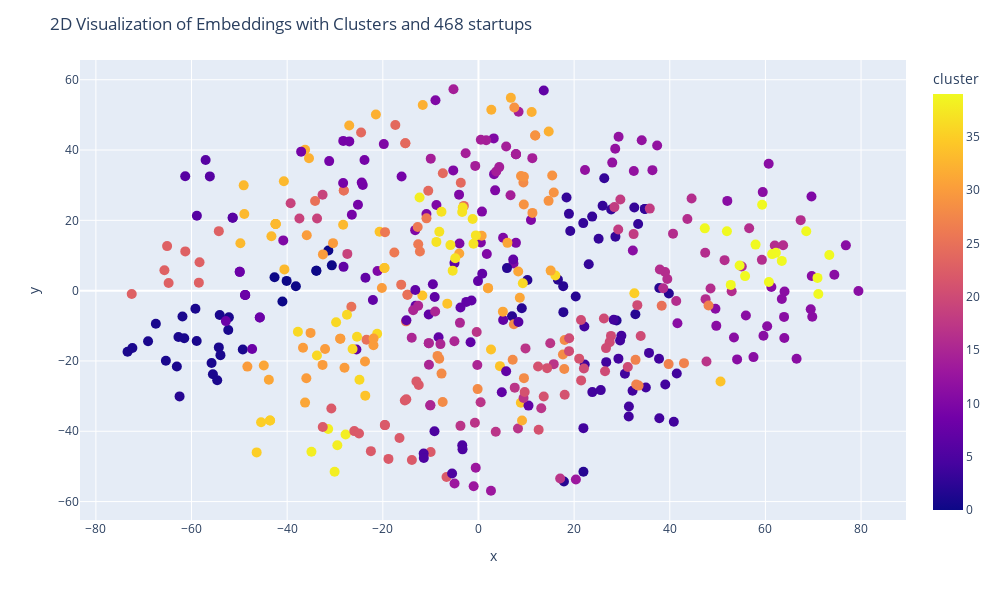
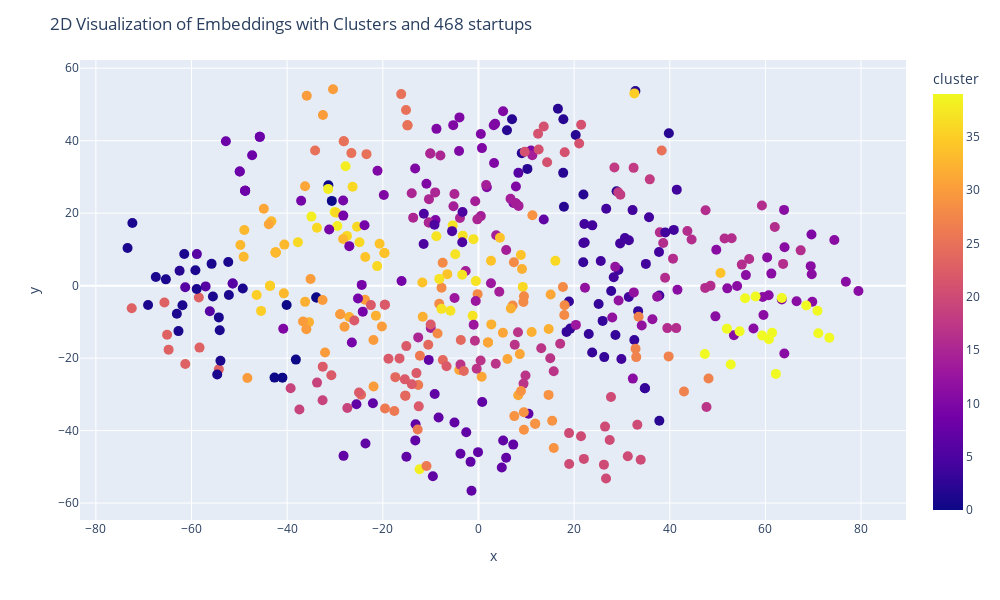
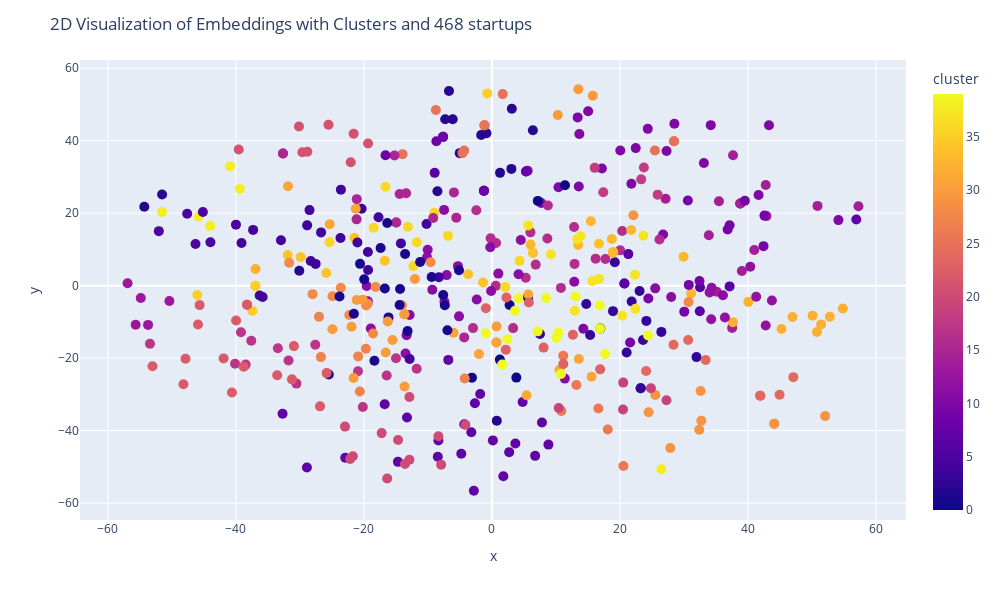

The notebook cell these images were saved under, in order:
### Code cell
embeddings = np.vstack(sample_df['openai_embedding_industry'].values)

# Apply t-SNE to the embeddings with 3 components for 3D visualization
tsne = TSNE(n_components=3, perplexity=30, n_iter=1000)
tsne_results = tsne.fit_transform(embeddings)

# Prepare DataFrame for Plotly
plot_df = pd.DataFrame(tsne_results[:, [0,1]], columns=['x', 'y'])
plot_df['cluster'] =sample_df["cluster_label"]
plot_df['generated_cluster_label'] = sample_df["Industry Cluster"] #+ " XX " + sample_df['Tasks/Jobs']
# Plot using Plotly with clusters
fig = px.scatter(plot_df, x='x', y='y',
                 color='cluster',
                 hover_data=['generated_cluster_label'])
fig.update_traces(marker_size=10)
fig.update_layout(
    title=f"2D Visualization of Embeddings with Clusters and {len(sample_df)} startups", 
    hovermode='closest',
    width=1000,  # Set the width of the figure
    height=600  # Set the height of the figure
)
fig.show()


# Prepare DataFrame for Plotly
plot_df = pd.DataFrame(tsne_results[:, [0,2]], columns=['x', 'y'])
plot_df['cluster'] =sample_df["cluster_label"]
plot_df['generated_cluster_label'] = sample_df["Industry Cluster"] #+ " XX " + sample_df['Tasks/Jobs']
# Plot using Plotly with clusters
fig = px.scatter(plot_df, x='x', y='y',
                 color='cluster',
                 hover_data=['generated_cluster_label'])
fig.update_traces(marker_size=10)
fig.update_layout(
    title=f"2D Visualization of Embeddings with Clusters and {len(sample_df)} startups", 
    hovermode='closest',
    width=1000,  # Set the width of the figure
    height=600  # Set the height of the figure
)
fig.show()


# Prepare DataFrame for Plotly
plot_df = pd.DataFrame(tsne_results[:, [1,2]], columns=['x', 'y'])
plot_df['cluster'] =sample_df["cluster_label"]
plot_df['generated_cluster_label'] = sample_df["Industry Cluster"] #+ " XX " + sample_df['Tasks/Jobs']
# Plot using Plotly with clusters
fig = px.scatter(plot_df, x='x', y='y',
                 color='cluster',
                 hover_data=['generated_cluster_label'])
fig.update_traces(marker_size=10)
fig.update_layout(
    title=f"2D Visualization of Embeddings with Clusters and {len(sample_df)} startups", 
    hovermode='closest',
    width=1000,  # Set the width of the figure
    height=600  # Set the height of the figure
)
fig.show()

### Figure 1 — Plotly figure (JSON) as saved in the notebook; plotly's stock layout.template omitted (floating-point values rounded to 4 significant figures; data arrays with more than 128 entries replaced by an {"elided": "..."} marker saying what was removed)
{"data": [{"customdata": {"elided": "468x1 str values"}, "hovertemplate": "x=%{x}<br>y=%{y}<br>generated_cluster_label=%{customdata[0]}<br>cluster=%{marker.color}<extra></extra>", "legendgroup": "", "marker": {"color": {"elided": "468 int values"}, "coloraxis": "coloraxis", "size": 10, "symbol": "circle"}, "mode": "markers", "name": "", "orientation": "v", "showlegend": false, "type": "scatter", "x": {"elided": "468 float values"}, "xaxis": "x", "y": {"elided": "468 float values"}, "yaxis": "y"}], "layout": {"coloraxis": {"colorbar": {"title": {"text": "cluster"}}, "colorscale": [[0, "#0d0887"], [0.1111, "#46039f"], [0.2222, "#7201a8"], [0.3333, "#9c179e"], [0.4444, "#bd3786"], [0.5556, "#d8576b"], [0.6667, "#ed7953"], [0.7778, "#fb9f3a"], [0.8889, "#fdca26"], [1, "#f0f921"]]}, "height": 600, "hovermode": "closest", "legend": {"tracegroupgap": 0}, "margin": {"t": 60}, "title": {"text": "2D Visualization of Embeddings with Clusters and 468 startups"}, "width": 1000, "xaxis": {"anchor": "y", "autorange": true, "domain": [0, 1], "range": [-83.32, 89.4], "title": {"text": "x"}, "type": "linear"}, "yaxis": {"anchor": "x", "autorange": true, "domain": [0, 1], "range": [-65.24, 65.61], "title": {"text": "y"}, "type": "linear"}}}

### Figure 2 — Plotly figure (JSON) as saved in the notebook; plotly's stock layout.template omitted (floating-point values rounded to 4 significant figures; data arrays with more than 128 entries replaced by an {"elided": "..."} marker saying what was removed)
{"data": [{"customdata": {"elided": "468x1 str values"}, "hovertemplate": "x=%{x}<br>y=%{y}<br>generated_cluster_label=%{customdata[0]}<br>cluster=%{marker.color}<extra></extra>", "legendgroup": "", "marker": {"color": {"elided": "468 int values"}, "coloraxis": "coloraxis", "size": 10, "symbol": "circle"}, "mode": "markers", "name": "", "orientation": "v", "showlegend": false, "type": "scatter", "x": {"elided": "468 float values"}, "xaxis": "x", "y": {"elided": "468 float values"}, "yaxis": "y"}], "layout": {"coloraxis": {"colorbar": {"title": {"text": "cluster"}}, "colorscale": [[0, "#0d0887"], [0.1111, "#46039f"], [0.2222, "#7201a8"], [0.3333, "#9c179e"], [0.4444, "#bd3786"], [0.5556, "#d8576b"], [0.6667, "#ed7953"], [0.7778, "#fb9f3a"], [0.8889, "#fdca26"], [1, "#f0f921"]]}, "height": 600, "hovermode": "closest", "legend": {"tracegroupgap": 0}, "margin": {"t": 60}, "title": {"text": "2D Visualization of Embeddings with Clusters and 468 startups"}, "width": 1000, "xaxis": {"anchor": "y", "autorange": true, "domain": [0, 1], "range": [-83.32, 89.4], "title": {"text": "x"}, "type": "linear"}, "yaxis": {"anchor": "x", "autorange": true, "domain": [0, 1], "range": [-64.67, 62.27], "title": {"text": "y"}, "type": "linear"}}}

### Figure 3 — Plotly figure (JSON) as saved in the notebook; plotly's stock layout.template omitted (floating-point values rounded to 4 significant figures; data arrays with more than 128 entries replaced by an {"elided": "..."} marker saying what was removed)
{"data": [{"customdata": {"elided": "468x1 str values"}, "hovertemplate": "x=%{x}<br>y=%{y}<br>generated_cluster_label=%{customdata[0]}<br>cluster=%{marker.color}<extra></extra>", "legendgroup": "", "marker": {"color": {"elided": "468 int values"}, "coloraxis": "coloraxis", "size": 10, "symbol": "circle"}, "mode": "markers", "name": "", "orientation": "v", "showlegend": false, "type": "scatter", "x": {"elided": "468 float values"}, "xaxis": "x", "y": {"elided": "468 float values"}, "yaxis": "y"}], "layout": {"coloraxis": {"colorbar": {"title": {"text": "cluster"}}, "colorscale": [[0, "#0d0887"], [0.1111, "#46039f"], [0.2222, "#7201a8"], [0.3333, "#9c179e"], [0.4444, "#bd3786"], [0.5556, "#d8576b"], [0.6667, "#ed7953"], [0.7778, "#fb9f3a"], [0.8889, "#fdca26"], [1, "#f0f921"]]}, "height": 600, "hovermode": "closest", "legend": {"tracegroupgap": 0}, "margin": {"t": 60}, "title": {"text": "2D Visualization of Embeddings with Clusters and 468 startups"}, "width": 1000, "xaxis": {"anchor": "y", "autorange": true, "domain": [0, 1], "range": [-64.35, 64.72], "title": {"text": "x"}, "type": "linear"}, "yaxis": {"anchor": "x", "autorange": true, "domain": [0, 1], "range": [-64.67, 62.27], "title": {"text": "y"}, "type": "linear"}}}
